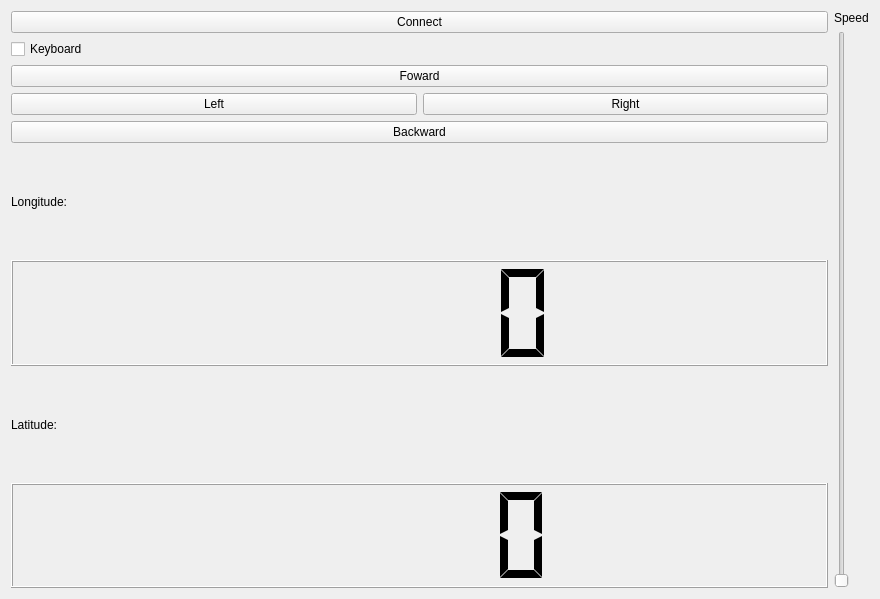
<?xml version="1.0" encoding="UTF-8"?>
<ui version="4.0">
 <class>Form</class>
 <widget class="QWidget" name="Form">
  <property name="geometry">
   <rect>
    <x>0</x>
    <y>0</y>
    <width>880</width>
    <height>599</height>
   </rect>
  </property>
  <property name="windowTitle">
   <string>Control</string>
  </property>
  <layout class="QHBoxLayout" name="horizontalLayout">
   <item>
    <layout class="QVBoxLayout" name="verticalLayout_4">
     <item>
      <layout class="QVBoxLayout" name="verticalLayout_2">
       <item>
        <widget class="QPushButton" name="connect_btn">
         <property name="text">
          <string>Connect</string>
         </property>
        </widget>
       </item>
       <item>
        <widget class="QCheckBox" name="keyboard_check_box">
         <property name="text">
          <string>Keyboard</string>
         </property>
        </widget>
       </item>
       <item>
        <widget class="QPushButton" name="foward_btn">
         <property name="text">
          <string>Foward</string>
         </property>
        </widget>
       </item>
       <item>
        <layout class="QHBoxLayout" name="horizontalLayout_2">
         <item>
          <widget class="QPushButton" name="left_btn">
           <property name="text">
            <string>Left</string>
           </property>
          </widget>
         </item>
         <item>
          <widget class="QPushButton" name="right_btn">
           <property name="text">
            <string>Right</string>
           </property>
          </widget>
         </item>
        </layout>
       </item>
       <item>
        <widget class="QPushButton" name="backward_btn">
         <property name="text">
          <string>Backward</string>
         </property>
        </widget>
       </item>
      </layout>
     </item>
     <item>
      <layout class="QVBoxLayout" name="verticalLayout_3">
       <item>
        <widget class="QLabel" name="longLabel">
         <property name="text">
          <string>Longitude:</string>
         </property>
        </widget>
       </item>
       <item>
        <widget class="QLCDNumber" name="latDisp">
         <property name="segmentStyle">
          <enum>QLCDNumber::Flat</enum>
         </property>
        </widget>
       </item>
       <item>
        <widget class="QLabel" name="latLabel">
         <property name="text">
          <string>Latitude:</string>
         </property>
        </widget>
       </item>
       <item>
        <widget class="QLCDNumber" name="longDisp">
         <property name="segmentStyle">
          <enum>QLCDNumber::Flat</enum>
         </property>
        </widget>
       </item>
      </layout>
     </item>
    </layout>
   </item>
   <item>
    <layout class="QVBoxLayout" name="verticalLayout">
     <property name="sizeConstraint">
      <enum>QLayout::SetMaximumSize</enum>
     </property>
     <item>
      <widget class="QLabel" name="speed_lbl">
       <property name="text">
        <string>Speed</string>
       </property>
      </widget>
     </item>
     <item>
      <widget class="QSlider" name="speed_slider">
       <property name="orientation">
        <enum>Qt::Vertical</enum>
       </property>
      </widget>
     </item>
    </layout>
   </item>
  </layout>
 </widget>
 <resources/>
 <connections/>
</ui>
